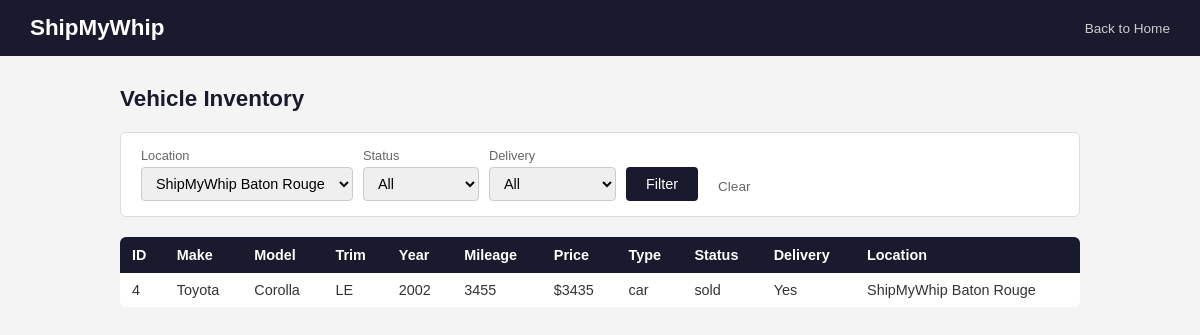
Screenshot of /pages/vehicles.php?location_id=1 with the database file from the repository.
### tables this page shows
CREATE TABLE `vehicle` (
  `vehicle_id` int(11) NOT NULL,
  `make` varchar(255) DEFAULT NULL,
  `model` varchar(255) DEFAULT NULL,
  `trim` varchar(255) DEFAULT NULL,
  `year` int(11) DEFAULT NULL,
  `mileage` int(11) DEFAULT NULL,
  `price` decimal(10,0) DEFAULT NULL,
  `type` varchar(255) DEFAULT NULL,
  `status` varchar(255) DEFAULT NULL,
  `deliver` tinyint(1) DEFAULT NULL,
  `location_id` int(11) DEFAULT NULL
);

CREATE TABLE `location` (
  `location_id` int(11) NOT NULL,
  `name` varchar(255) DEFAULT NULL,
  `address` varchar(255) DEFAULT NULL,
  `city` varchar(255) DEFAULT NULL,
  `state` varchar(255) DEFAULT NULL
);

### pages/vehicles.php (the view, shortened to what this page needs)
<?php
require '../config/database.php';
$locations = $pdo->query("SELECT location_id, name FROM LOCATION")->fetchAll();
$where  = [];
$params = [];
if (!empty($_GET['location_id'])) {
    $where[] = "v.location_id = ?";
    $params[] = $_GET['location_id'];
}
$sql = "SELECT v.*, l.name AS location_name FROM VEHICLE v JOIN LOCATION l ON v.location_id = l.location_id";
if ($where) $sql .= " WHERE " . implode(" AND ", $where);
$stmt = $pdo->prepare($sql);
$stmt->execute($params);
$vehicles = $stmt->fetchAll();
?>
<!DOCTYPE html>
<html>
<head>
  <link rel="stylesheet" href="../style.css">
</head>
<body>
<header><h1>ShipMyWhip</h1><a href="../index.php">Back to Home</a></header>
<div class="container">
  <h2>Vehicle Inventory</h2>
  <form method="GET" class="filter-form">
    <div>
      <label>Location</label>
      <select name="location_id">
        <?php foreach ($locations as $loc): ?>
          <option value="<?php echo $loc['location_id']; ?>" <?php echo ($_GET['location_id'] ?? '') == $loc['location_id'] ? 'selected' : ''; ?>><?php echo $loc['name']; ?></option>
        <?php endforeach; ?>
      </select>
    </div>
    <div>
      <label>Status</label>
      <select name="status">
        <option value="">All</option>
      </select>
    </div>
    <div>
      <label>Delivery</label>
      <select name="deliver">
        <option value="">All</option>
      </select>
    </div>
    <input type="submit" value="Filter">
    <a href="vehicles.php">Clear</a>
  </form>
  <table>
    <tr>
      <th>ID</th><th>Make</th><th>Model</th><th>Trim</th><th>Year</th>
      <th>Mileage</th><th>Price</th><th>Type</th><th>Status</th><th>Delivery</th><th>Location</th>
    </tr>
    <?php foreach ($vehicles as $v): ?>
    <tr>
      <td><?php echo $v['vehicle_id']; ?></td>
      <td><?php echo $v['make']; ?></td>
      <td><?php echo $v['model']; ?></td>
      <td><?php echo $v['trim']; ?></td>
      <td><?php echo $v['year']; ?></td>
      <td><?php echo $v['mileage']; ?></td>
      <td>$<?php echo $v['price']; ?></td>
      <td><?php echo $v['type']; ?></td>
      <td><?php echo $v['status']; ?></td>
      <td><?php echo $v['deliver'] ? 'Yes' : 'No'; ?></td>
      <td><?php echo $v['location_name']; ?></td>
    </tr>
    <?php endforeach; ?>
  </table>
</div>
</body>
</html>

### style.css (style rules this page uses)
* { box-sizing: border-box; margin: 0; padding: 0; }
body { font-family: Arial, sans-serif; background: #f4f4f4; color: #333; }
header { background: #1a1a2e; color: white; padding: 15px 30px; display: flex; align-items: center; justify-content: space-between; }
header h1 { font-size: 1.4rem; }
header a { color: #ccc; text-decoration: none; font-size: 0.85rem; }
.container { max-width: 1000px; margin: 30px auto; padding: 0 20px; }
h2 { margin-bottom: 20px; font-size: 1.4rem; color: #1a1a2e; }
form { background: white; padding: 20px; border-radius: 6px; border: 1px solid #ddd; margin-bottom: 20px; }
form label, form input[type="text"], form input[type="password"], form input[type="email"], form input[type="number"], form input[type="date"], form input[type="month"], form select { display: block; width: 100%; margin-bottom: 12px; }
form input[type="text"], form input[type="password"], form input[type="email"], form input[type="number"], form input[type="date"], form input[type="month"], form select { padding: 8px 10px; border: 1px solid #ccc; border-radius: 4px; font-size: 0.95rem; }
input[type="submit"], button { background: #1a1a2e; color: white; border: none; padding: 9px 20px; border-radius: 4px; cursor: pointer; font-size: 0.9rem; }
table { width: 100%; border-collapse: collapse; background: white; border-radius: 6px; overflow: hidden; font-size: 0.9rem; }
table th { background: #1a1a2e; color: white; padding: 10px 12px; text-align: left; }
table td { padding: 9px 12px; border-bottom: 1px solid #eee; }
table tr:last-child td { border-bottom: none; }
.filter-form { background: white; padding: 15px 20px; border-radius: 6px; border: 1px solid #ddd; margin-bottom: 20px; display: flex; flex-wrap: wrap; gap: 10px; align-items: flex-end; }
.filter-form select, .filter-form input[type="date"], .filter-form input[type="month"] { padding: 7px 10px; border: 1px solid #ccc; border-radius: 4px; font-size: 0.9rem; width: auto; margin-bottom: 0; }
.filter-form label { font-size: 0.8rem; color: #666; margin-bottom: 4px; display: block; width: auto; }
.filter-form a { color: #666; font-size: 0.85rem; text-decoration: none; padding: 7px 10px; }

### rows the page displays
vehicle: vehicle_id "4", make "Toyota", model "Corolla", trim "LE", year "2002", mileage "3455", price "3435", type "car", status "sold", deliver "Yes", location.name "ShipMyWhip Baton Rouge"

### other values shown
form field location_id "ShipMyWhip Baton Rouge"
